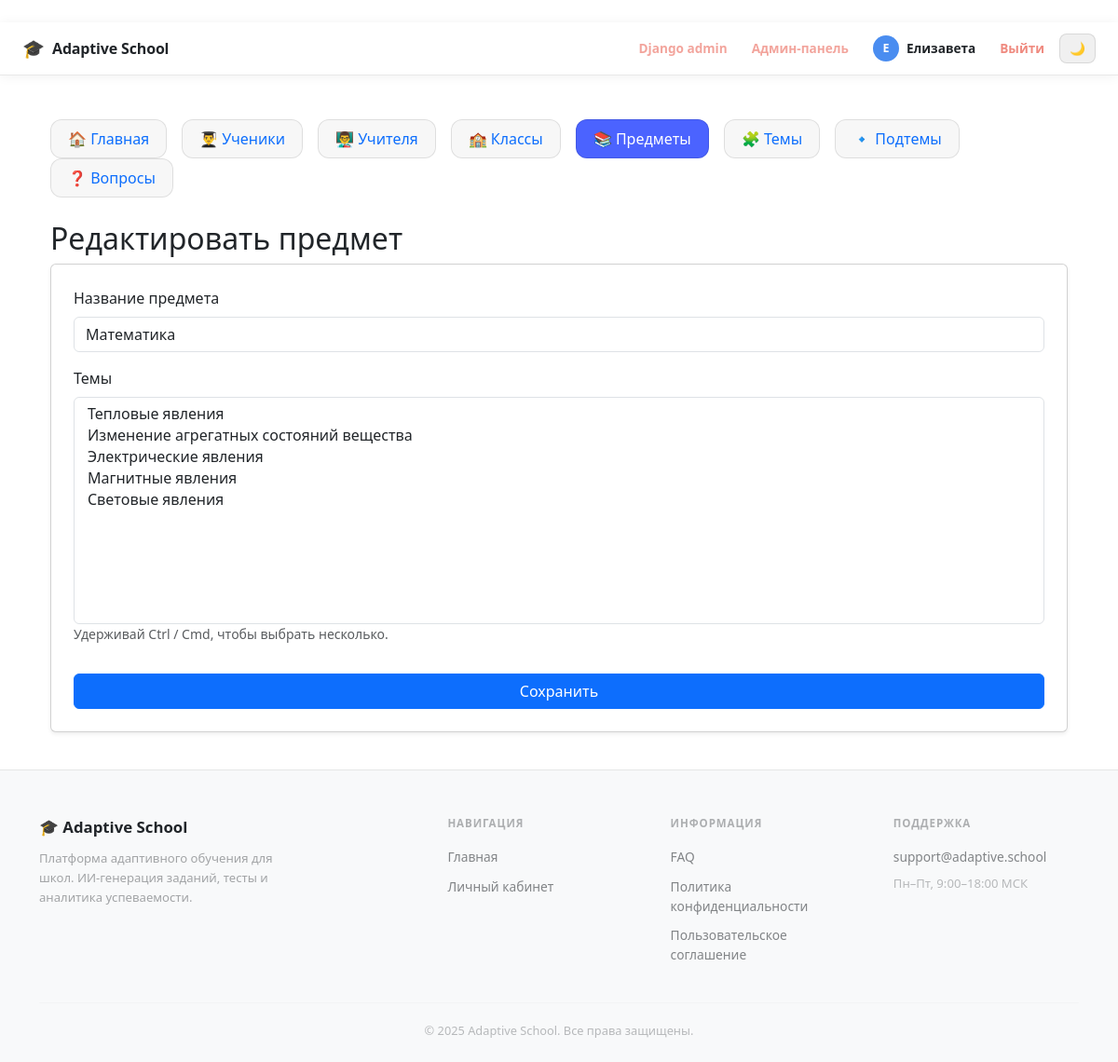
Page /admin-panel/subjects/2/edit/ (signed in) on the earlier database version.
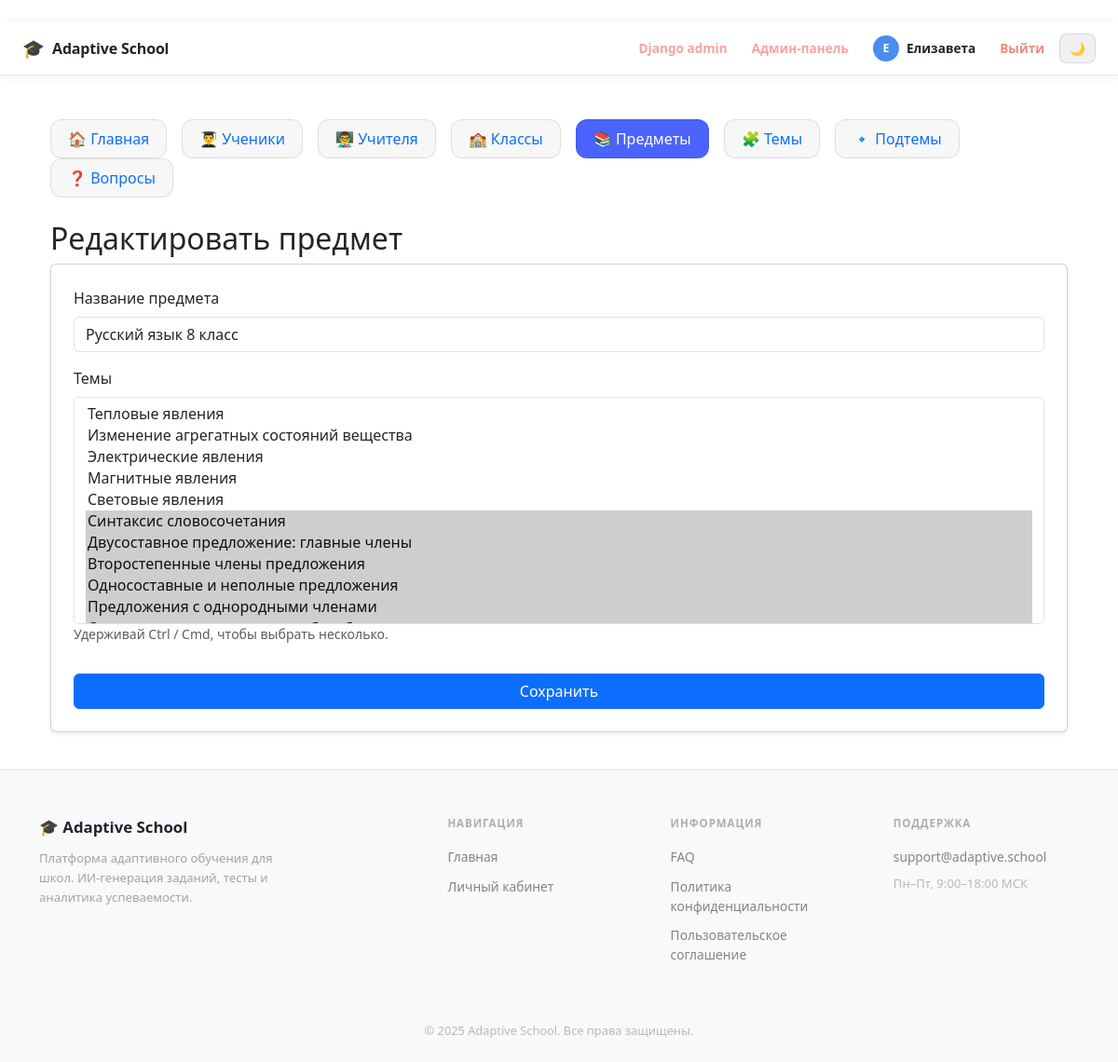
Same page on the later database version.
### school/models.py (models this page shows, shortened)
class Subject(models.Model):
    name = models.CharField(max_length=100)
    topics = models.ManyToManyField('Topic', blank=True, related_name="subjects")
    class Meta:
        verbose_name = "Предмет"
        verbose_name_plural = "Предметы"

class Topic(models.Model):
    name = models.CharField(max_length=100)
    subtopics = models.ManyToManyField('SubTopic', blank=True, related_name="topics")
    class Meta:
        verbose_name = "Тема"
        verbose_name_plural = "Темы"

### administrator/views.py (the view)
# urls.py: path("subjects/<int:id>/edit/", views.edit_subject, name="admin_edit_subject"),
@superuser_required
def edit_subject(request, id):
    subject = get_object_or_404(Subject, id=id)
    all_topics = Topic.objects.all()
    if request.method == "POST":
        subject.name = request.POST["name"]
        selected_topics = request.POST.getlist("topics")
        subject.topics.set(selected_topics)
        subject.save()
        return redirect("admin_subjects")
    return render(request, "adminpanel/edit_subject.html", {
        "section": "subjects",
        "subject": subject,
        "all_topics": all_topics
    })

### administrator/views.py (called while the page is built)
def superuser_required(view):
    return user_passes_test(lambda u: u.is_superuser, login_url="/")(view)

### templates/adminpanel/edit_subject.html (shortened to what this page needs)
﻿{% extends "adminpanel/base_admin.html" %}
{% block admin_content %}
<h2>Редактировать предмет</h2>
<form method="post" class="card p-4 shadow-sm">
    <div class="mb-3">
        <label class="form-label">Название предмета</label>
        <input type="text" name="name" class="form-control" value="{{ subject.name }}" required>
    </div>
    <div class="mb-3">
        <label class="form-label">Темы</label>
        <select name="topics" class="form-select" size="10" multiple>
            {% for t in all_topics %}
                <option value="{{ t.id }}"
                    {% if t in subject.topics.all %}selected{% endif %}
                >
                    {{ t.name }}
                </option>
            {% endfor %}
        </select>
        <small class="text-muted">Удерживай Ctrl / Cmd, чтобы выбрать несколько.</small>
    </div>
    <button class="btn btn-primary mt-3">Сохранить</button>
</form>
{% endblock %}

Differences in the rows shown:
changed Subject: name "Математика" → "Русский язык 8 класс"; topics (not shown) → "Тепловые явления / Изменение агрегатных состояний вещества / Электрические явления / Магнитные явления / Световые явления / Синтаксис словосочетания ☑ / Двусоставное предложение: главные члены ☑ / Второстепенные члены предложения ☑ / Односоставные и неполные предложения ☑ / Предложения с однородными членами ☑"
Other differences:
form field topics: "Тепловые явления / Изменение агрегатных состояний вещества / Электрические явления / Магнитные явления / Световые явления" → (not shown)
